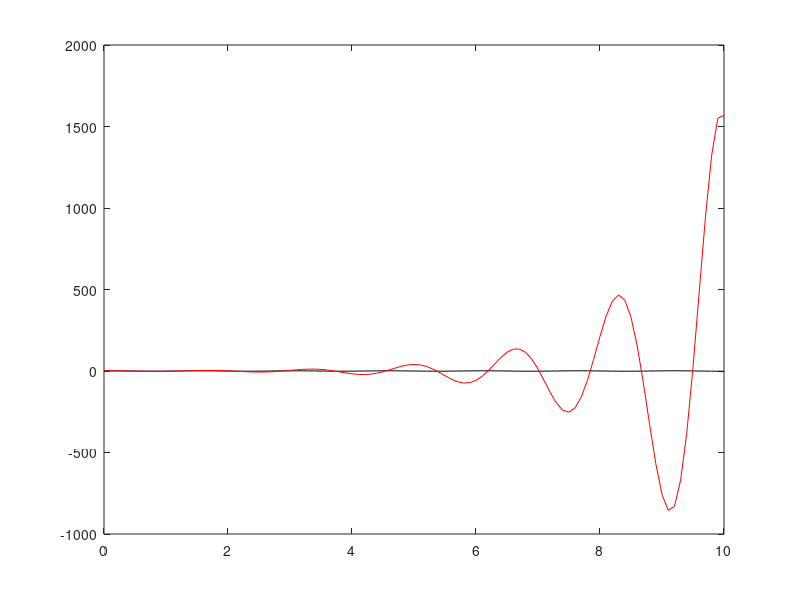

The MATLAB script that drew this image:
%
% Fisica Computacional (2016-2017)
%
% Trabalho Pratico 3
% Problema 3.1 (Proposta de Resolucao)
%
% Author : Tiago A. Oliveira (tiago.agueda@ua.pt)
% Revisions :
% 2017/03/09 - File created.
%

clear all % clear all variable
close all % close all windows
clc       % clear terminal output

x0 = 1.0;   % (m)   - initial position
vx0 = 0.0;  % (m/s) - initial velocity
K = 16;     % (N/m) - elastic constant
m = 1.0;    % (Kg)  - pendulum mass

% methods related parameters
t0 = 0.0;   % (s)   - simulation initial time
tf = 10.0;  % (s)   - simulation final time
h = 0.10;   % (s)   - time increment

% variables allocation and initialization
t=t0:h:tf;      % allocate and initializate time vector
N=length(t);    % find size of vectors
% - for Runge-Kutta solutions
xRG=zeros(N,1);   % allocate position (x) vector
xRG(1)=x0;        % initialize position (x) vector
vxRG=zeros(N,1);  % allocate velocity (vx) vector
vxRG(1)=vx0;      % initialize velocity (vx) vector
% - for Euler solutions
xE=xRG;
vxE=vxRG;

% Functions definition:
fx = @(V) V;      % dx/dt=v
fv = @(X) -K*X/m; % dv/dt=a=-K*x/m


% Methods cycle
for i=1:N-1
    %Runge-Kutta
    r1v=fv(xRG(i));         % Check 'Aula Teorica 3'
    r1x=fx(vxRG(i));         % Slide 8
    r2v=fv(xRG(i)+r1x*h/2); % -
    r2x=fx(vxRG(i)+r1v*h/2); % -
    vxRG(i+1)=vxRG(i)+r2v*h;  % Check 'Aula Teorica 3'
    xRG(i+1)=xRG(i)+r2x*h;  % Slide 9

    % Euler
    vxE(i+1)=vxE(i)-K*xE(i)*h/m;
    xE(i+1)=xE(i)+vxE(i)*h;
end

% Mechanical Energy
ERG=0.5*K*xRG.^2+0.5*m*vxRG.^2;  % Runge-Kutta
EE=0.5*K*xE.^2+0.5*m*vxE.^2;     % Euler

% Analitical Solution
w=sqrt(K/m);
Eas=0.5*(K*x0^2+m*vx0^2)*ones(N,1);
xas=x0*cos(w*t);
vas=-w*x0*sin(w*t);


plot(t,xRG,'-k',t,xE,'-r')